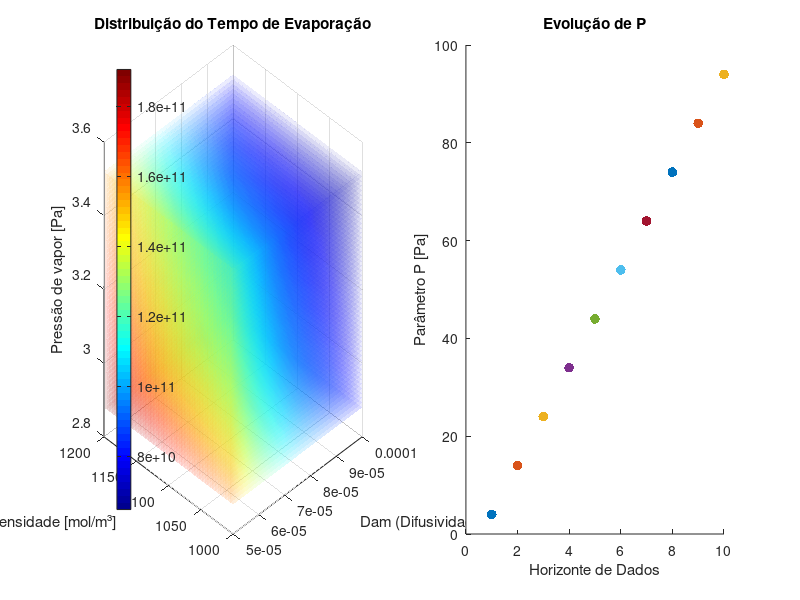

This chart was generated by the following MATLAB code:
clc;
clear;

% Definição das variáveis
xinf = 0.00005;  % Limite inferior de Dam (difusividade no ar) [m²/s]
xsup = 0.0001;   % Limite superior de Dam
px = (xsup - xinf) / 10;

yinf = 1000;     % Limite inferior da densidade do fluido [mol/m³]
ysup = 1200;     % Limite superior da densidade do fluido
py = (ysup - yinf) / 10;

zinf = 2.88;     % Limite inferior da pressão de vapor [Pa]
zsup = 3.52;     % Limite superior da pressão de vapor
pz = (zsup - zinf) / 10;

% Refinamento das fatias para visualização
pxs = px / 5;
pys = py / 5;
pzs = pz / 5;

Nx = round((xsup - xinf) / px);
Ny = round((ysup - yinf) / py);
Nz = round((zsup - zinf) / pz);

[x, y, z] = meshgrid(xinf:px:xsup, yinf:py:ysup, zinf:pz:zsup);
xslice = xinf:pxs:xsup;
yslice = yinf:pys:ysup;
zslice = zinf:pzs:zsup;

% Parâmetros físicos
colormap(jet);
nhz = 1; % Contador do horizonte de dados
ht = 5; #altura máxima do tanque de evaporação
h0 = 2.5; # Chão do tanque de evaporação
Rg = 8.314; % Constante dos gases [J/(mol*K)]
T = 298;   % Temperatura [K]

% Inicialização de variáveis para iteração
p = 4;       % Pressão inicial [Pa]
pLim = 100;  % Pressão limite [Pa]
passoP = 10; % Incremento de pressão [Pa]
pontosp = 0;

abc = []; % Vetor para armazenar dados 4D

while (p <= pLim)
    % Cálculo do tempo de evaporação
    v = (((ht * h0) - ((h0^2) / 2)) ./ (((x * p) ./ (y * Rg * T)) .* log(p ./ (p - z))));

    % Plotagem do gráfico 3D com slices
    subplot(1,2,1);
    s1 = slice(x, y, z, v, xslice, yslice, zslice);
    set(s1, 'FaceAlpha', 0.08);
    shading interp;
    view(-45, 25);
    colorbar('west');
    xlabel('Dam (Difusividade no ar) [m²/s]');
    ylabel('Densidade [mol/m³]');
    zlabel('Pressão de vapor [Pa]');
    title('Distribuição do Tempo de Evaporação');

    pause(0.0001);

    % Gráfico de evolução do parâmetro P
    subplot(1,2,2);
    scatter(nhz, p, 50, 'filled'); hold on;
    xlabel('Horizonte de Dados');
    ylabel('Parâmetro P [Pa]');
    title('Evolução de P');
    nhz = nhz + 1;

    % Armazenamento dos valores calculados
    for c = 1:Nz+1
        for i = 1:Ny+1
            for j = 1:Nx+1
                v_atual = (((ht * h0) - ((h0^2) / 2)) / (((x(i,j,c) * p) / (y(i,j,c) * Rg * T)) * log(p / (p - z(i,j,c)))));
                abc = [abc; x(i,j,c), y(i,j,c), z(i,j,c), v_atual, p];
            end
        end
    end

    p = p + passoP;
    pontosp = pontosp + 1;
end

% === NOMES DAS VARIAVEIS (Cabecalho) ===

% Aqui voce escreve manualmente os nomes das variaveis/colunas que estarão no excell:

% Essa parte é só formatacao, nao vai interferir diretamente nos valores, apenas como eles são apresentador no excell

cabecalho = {'Dam (Difusividade no ar)', 'Densidade', 'Pressão de Vapor', 'Tempo de Evaporacao', 'Pressão Total'}; % O código vai adaptar as colunas com a quantidade de variaveis então se tiver 4+ variáveis basta acrescentar mais títulos com formatação igual aos anteriores, se tiver menos que 4 variaveis basta tirar os títulos.


% === LIMITAR DADOS/LINHAS DA PLANILHA ===

% numero maximo de linhas que desejar salvar
limite = 1000;

% limitador de linhas
num_linhas = min(limite, size(abc, 1));


% === NOME DO ARQUIVO ===
% Defina o nome do arquivo csv. Apenas nao tire o ".csv"

nome_arquivo = 'TRFM2_Ex.csv'; % Aqui basta alterar qual o nome que vc deseja que o arquivo csv tenha, dá pra trocar o formato do arquivo, mas n recomendo pq deu erro.



% === CRIAÇÃO DO ARQUIVO CSV ===
% N precisa alterar nada aqui

% Nesse trecho o octave esta colocando os titulos no arquivo csv e pulando uma linha para que os dados da matriz sejam inseridos dali pra baixo.

fid = fopen(nome_arquivo, 'w');  % abre o arquivo para escrita

% Escreve os nomes das colunas (cabeçalho)
fprintf(fid, '%s', cabecalho{1});
for i = 2:length(cabecalho)
    fprintf(fid, ';%s', cabecalho{i});  % usa ; como separador
end
fprintf(fid, '\n');  % pula para a próxima linha

% ==============================

% === SALVANDO OS DADOS NO VSC ===

% agr o codigo vai estar inserindo os dados no arquivo

% ATENCAO

% Altere colocando o nome da matriz em todos os espaços aqui embaixo

% Escreve os dados numéricos
for i = 1:num_linhas                      % substitua "nomematriz" pelo nome da matriz que vc quer pegar os valores
    fprintf(fid, '%g', abc(i, 1));           % substitua "nomematriz"
    for j = 2:size(abc, 2)                   % substitua "nomematriz"
        fprintf(fid, ';%g', abc(i, j));      % substitua "nomematriz"
    end
        fprintf(fid, '\n');  % nova linha a cada linha de dados
end

fclose(fid);  % fecha o arquivo

% É isso por hoje pessoal.

% Gerador de planilhas concluido AH EHHHH!!
% Para esclarecer duvidas só falar com eu @zophictor

% Determinação do tempo mínimo de evaporação
[~, vmin] = min(abc(:,4));
fprintf('\nPonto de Mínimo:  x = %.5f  y = %.5f  z = %.5f  v = %.5f  p = %.5f', abc(vmin,:));

% Determinação do tempo máximo de evaporação
[~, vmax] = max(abc(:,4));
fprintf('\nPonto de Máximo:  x = %.5f  y = %.5f  z = %.5f  v = %.5f  p = %.5f', abc(vmax,:));
